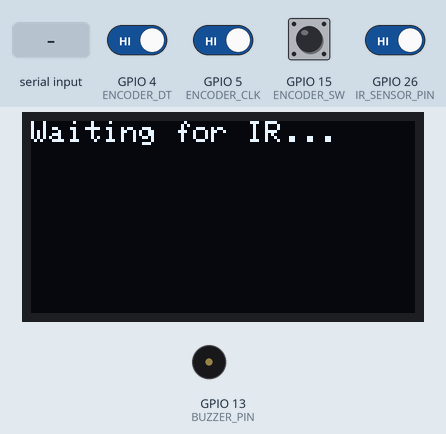
A sketch run on a simulated ESP32. On the bench: 128×64 one-colour display, buzzer (waves = sounding). The test bench sets the inputs (shaded band); at power-on: GPIO 4 (ENCODER_DT), GPIO 5 (ENCODER_CLK), GPIO 15 (ENCODER_SW), GPIO 26 (IR_SENSOR_PIN) HIGH. WiFi joins after 1.5 s; servers stay silent unless stated; uploads are accepted with an empty reply; what the sketch prints to the serial monitor is not drawn.

Above: at 1.0 s.
1.1 s: GPIO 26 (IR_SENSOR_PIN) driven LOW
At 4.0 s:
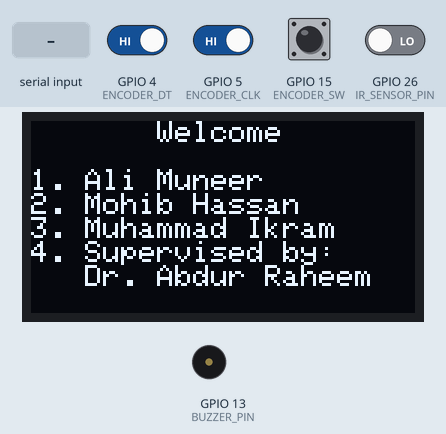
4.1 s: GPIO 15 (ENCODER_SW) driven LOW
At 7.0 s:
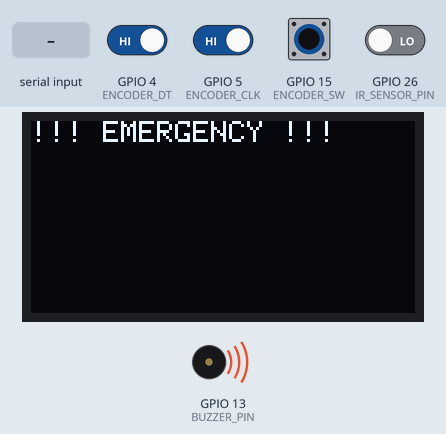
7.1 s: "1\n" received over the second serial link
At 10.01 s:
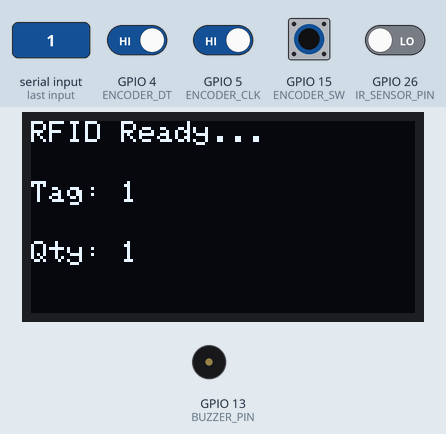
10.1 s: GPIO 4 (ENCODER_DT) driven LOW
At 10.9 s:
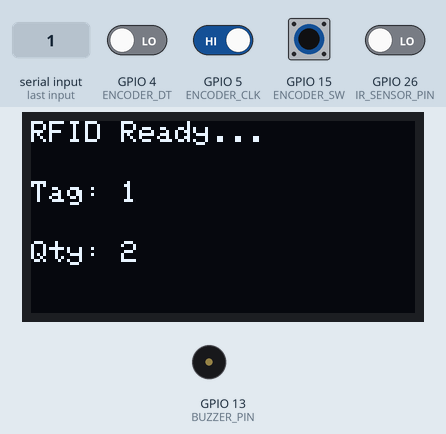
11.7 s: GPIO 4 (ENCODER_DT) driven HIGH
At 12.4 s:
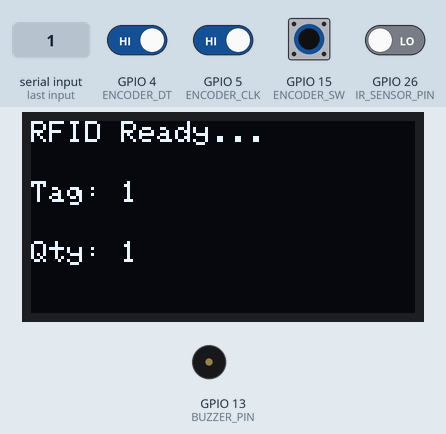
13.2 s: GPIO 15 (ENCODER_SW) pulsed HIGH 2 times (0.12 s each, 0.3 s apart)
At 15.7 s:
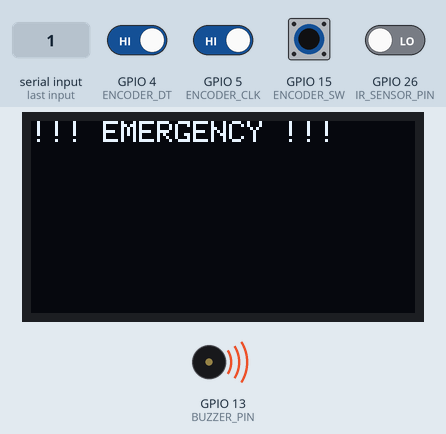
Timing chart, 0 to 19.6 s (numbered marks = the images above; inputs shaded):
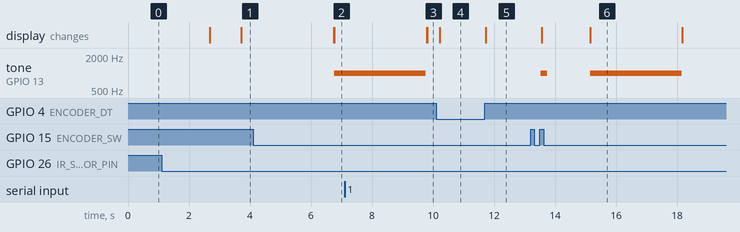

Measured:
- after the input at 1.1 s, the display: first changes after 1.6 s (image 1 shows a later state)
- after the input at 4.1 s, tone on GPIO 13 (BUZZER_PIN): silent → 1000 Hz after 2.7 s; the display: first differs from a run without the input after 2.7 s (image 2)
- after the input at 7.1 s, the display: first differs from a run without the input after 2.7 s (image 3)
- after the input at 10.1 s, the display: changes after 0.12 s (image 4)
- after the input at 11.7 s, the display: changes at once (image 5)

The sketch:

smart_billing.ino
```cpp
#include <Arduino.h>
#include <Wire.h>
#include <WiFi.h>
#include <HTTPClient.h>
#include <Adafruit_GFX.h>
#include <Adafruit_SH110X.h>

// OLED Setup
#define SCREEN_WIDTH 128
#define SCREEN_HEIGHT 64
#define OLED_RESET    -1
#define SCREEN_ADDRESS 0x3C
Adafruit_SH1106G display(SCREEN_WIDTH, SCREEN_HEIGHT, &Wire, OLED_RESET);

// WiFi Credentials
const char* ssid = "IUB";
const char* password = "12345";

// Firebase Config
const String FIREBASE_HOST = "https://<your-project>.firebaseio.com/";
const String FIREBASE_AUTH = "<your-database-secret>";

#define RXD2 16
#define TXD2 17

// Rotary Encoder Pins
#define ENCODER_DT   4
#define ENCODER_CLK  5
#define ENCODER_SW   15

// IR Sensor Pin
#define IR_SENSOR_PIN 26
bool irTriggered = false;

// Buzzer Pin
#define BUZZER_PIN 13

volatile int encoderValue = 1;
int lastEncoded = 0;
bool pressed = false;
String latestTag = "";
bool tagScanned = false;
unsigned long lastDebounce = 0;
unsigned long lastEncoderActivityTime = 0;
unsigned long noScanStartTime = 0;

// Emergency Button Press Tracking
unsigned long buttonPressStart = 0;
bool buttonHeld = false;

void IRAM_ATTR handleEncoder() {
  int dtValue = digitalRead(ENCODER_DT);
  int clkValue = digitalRead(ENCODER_CLK);
  if (dtValue != clkValue) encoderValue++;
  else encoderValue--;
  if (encoderValue < 1) encoderValue = 1;
  lastEncoderActivityTime = millis();
}

void IRAM_ATTR handleButton() {
  if (millis() - lastDebounce > 200) {
    buttonPressStart = millis();
    pressed = true;
    lastDebounce = millis();
  }
}

void connectToWiFi() {
  Serial.print("Connecting to WiFi: ");
  Serial.println(ssid);
  WiFi.begin(ssid, password);

  unsigned long start = millis();
  while (WiFi.status() != WL_CONNECTED && millis() - start < 15000) {
    delay(500);
    Serial.print(".");
  }
  Serial.println();

  display.clearDisplay();
  display.setCursor(0, 0);
  if (WiFi.status() == WL_CONNECTED) {
    Serial.println("WiFi Connected!");
    Serial.print("IP Address: ");
    Serial.println(WiFi.localIP());
    display.println("WiFi Connected");
    display.print("IP: ");
    display.println(WiFi.localIP());
  } else {
    Serial.println("WiFi Connection Failed!");
    display.println("WiFi Connect Fail");
  }
  display.display();
}

void waitForIR() {
  irTriggered = false;
  display.clearDisplay();
  display.setCursor(0, 0);
  display.println("Waiting for IR...");
  display.display();
  while (!irTriggered) {
    if (digitalRead(IR_SENSOR_PIN) == LOW) {
      irTriggered = true;
      Serial.println("IR Sensor Triggered! Starting program...");
      break;
    }
    delay(100);
  }
}

void initializeSystem() {
  connectToWiFi();
  delay(1000);

  display.clearDisplay();
  display.setCursor(0, 0);
  display.println("       Welcome");
  display.println("");
  display.println("1. Ali Muneer");
  display.println("2. Mohib Hassan");
  display.println("3. Muhammad Ikram");
  display.println("4. Supervised by:");
  display.println("   Dr. Abdur Raheem");
  display.display();
  delay(3000);

  display.clearDisplay();
  display.setCursor(0, 0);
  display.println("RFID Ready...");
  display.setCursor(0, 20);
  display.print("Qty: ");
  display.println(encoderValue);
  display.display();

  Serial.println("RFID Reader ready...");
  lastEncoderActivityTime = millis();
  noScanStartTime = millis();
  tagScanned = false;
  pressed = false;
}

void setup() {
  Serial.begin(115200);
  Serial2.begin(9600, SERIAL_8N1, RXD2, TXD2);

  pinMode(IR_SENSOR_PIN, INPUT);
  pinMode(ENCODER_DT, INPUT_PULLUP);
  pinMode(ENCODER_CLK, INPUT_PULLUP);
  pinMode(ENCODER_SW, INPUT_PULLUP);
  pinMode(BUZZER_PIN, OUTPUT);

  display.begin(SCREEN_ADDRESS, true);
  display.clearDisplay();
  display.setTextSize(1);
  display.setTextColor(SH110X_WHITE);

  waitForIR();
  initializeSystem();

  attachInterrupt(digitalPinToInterrupt(ENCODER_DT), handleEncoder, CHANGE);
  attachInterrupt(digitalPinToInterrupt(ENCODER_SW), handleButton, FALLING);
}

void loop() {
  // Increased to 1 minute timeout (60000 ms)
  if (millis() - noScanStartTime > 60000 && !tagScanned) {
    Serial.println("No scan for 1 minute. Going to idle...");
    display.clearDisplay();
    display.setCursor(0, 0);
    display.println("System Idle...");
    display.display();
    waitForIR();        // Wait for IR sensor again
    initializeSystem(); // Reinitialize
  }

  if (Serial2.available()) {
    String rfid = Serial2.readStringUntil('\n');
    rfid.trim();
    latestTag = rfid;
    encoderValue = 1;
    tagScanned = true;
    pressed = false;
    lastEncoderActivityTime = millis();
    noScanStartTime = millis();  // Reset timer

    Serial.print("RFID Tag: ");
    Serial.println(rfid);

    display.clearDisplay();
    display.setCursor(0, 0);
    display.println("RFID Ready...");
    display.setCursor(0, 20);
    display.print("Tag: ");
    display.println(rfid);
    display.setCursor(0, 40);
    display.print("Qty: ");
    display.println(encoderValue);
    display.display();
  }

  if (digitalRead(ENCODER_SW) == LOW) {
    if (!buttonHeld && millis() - buttonPressStart > 1500) {
      buttonHeld = true;
      Serial.println("EMERGENCY BUTTON HELD!");

      // Show Emergency alert and beep for 3 seconds, no Firebase send
      display.clearDisplay();
      display.setCursor(0, 0);
      display.println("!!! EMERGENCY !!!");
      display.display();

      tone(BUZZER_PIN, 1000);  // Start beep tone
      delay(3000);
      noTone(BUZZER_PIN);      // Stop beep tone

      // Reset state like before
      encoderValue = 1;
      tagScanned = false;
      pressed = false;

      display.clearDisplay();
      display.setCursor(0, 0);
      display.println("RFID Ready...");
      display.setCursor(0, 20);
      display.print("Qty: ");
      display.println(encoderValue);
      display.display();

      noScanStartTime = millis(); // Reset inactivity timer
    }
  } else {
    buttonHeld = false;
  }

  if (tagScanned && !pressed) {
    display.setCursor(0, 40);
    display.fillRect(0, 40, 128, 10, SH110X_BLACK);
    display.setCursor(0, 40);
    display.print("Qty: ");
    display.println(encoderValue);
    display.display();
    delay(100);
  }

  if (tagScanned && !pressed && (millis() - lastEncoderActivityTime > 4000)) {
    String payload = "{\"tag\":\"" + latestTag + "\",\"qty\":" + String(encoderValue) + "}";
    sendToFirebase(payload);
    encoderValue = 1;
    tagScanned = false;
    pressed = false;

    display.clearDisplay();
    display.setCursor(0, 0);
    display.println("RFID Ready...");
    display.setCursor(0, 20);
    display.print("Qty: ");
    display.println(encoderValue);
    display.display();

    noScanStartTime = millis();  // Reset inactivity timer
  }

  if (tagScanned && pressed) {
    String payload = "{\"tag\":\"" + latestTag + "\",\"qty\":" + String(encoderValue) + "}";
    sendToFirebase(payload);
    encoderValue = 1;
    tagScanned = false;
    pressed = false;

    display.clearDisplay();
    display.setCursor(0, 0);
    display.println("RFID Ready...");
    display.setCursor(0, 20);
    display.print("Qty: ");
    display.println(encoderValue);
    display.display();

    noScanStartTime = millis();  // Reset inactivity timer
  }
}

void sendToFirebase(String payload) {
  if (WiFi.status() == WL_CONNECTED) {
    HTTPClient http;
    String url = FIREBASE_HOST + "rfidLogs.json?auth=" + FIREBASE_AUTH;
    http.begin(url);
    http.addHeader("Content-Type", "application/json");

    int httpResponseCode = http.POST(payload);

    if (httpResponseCode > 0) {
      Serial.print("Firebase Response: ");
      Serial.println(http.getString());
      tone(BUZZER_PIN, 1000, 200);  // Success tone
    } else {
      Serial.print("Error sending to Firebase: ");
      Serial.println(http.errorToString(httpResponseCode));
    }
    http.end();
  } else {
    Serial.println("WiFi disconnected");
  }
}

void sendToFirebaseEmergency(String payload) {
  // Removed usage as per request: no sending emergency data now
  // Keeping the function for completeness, but it is never called now.
}
```
